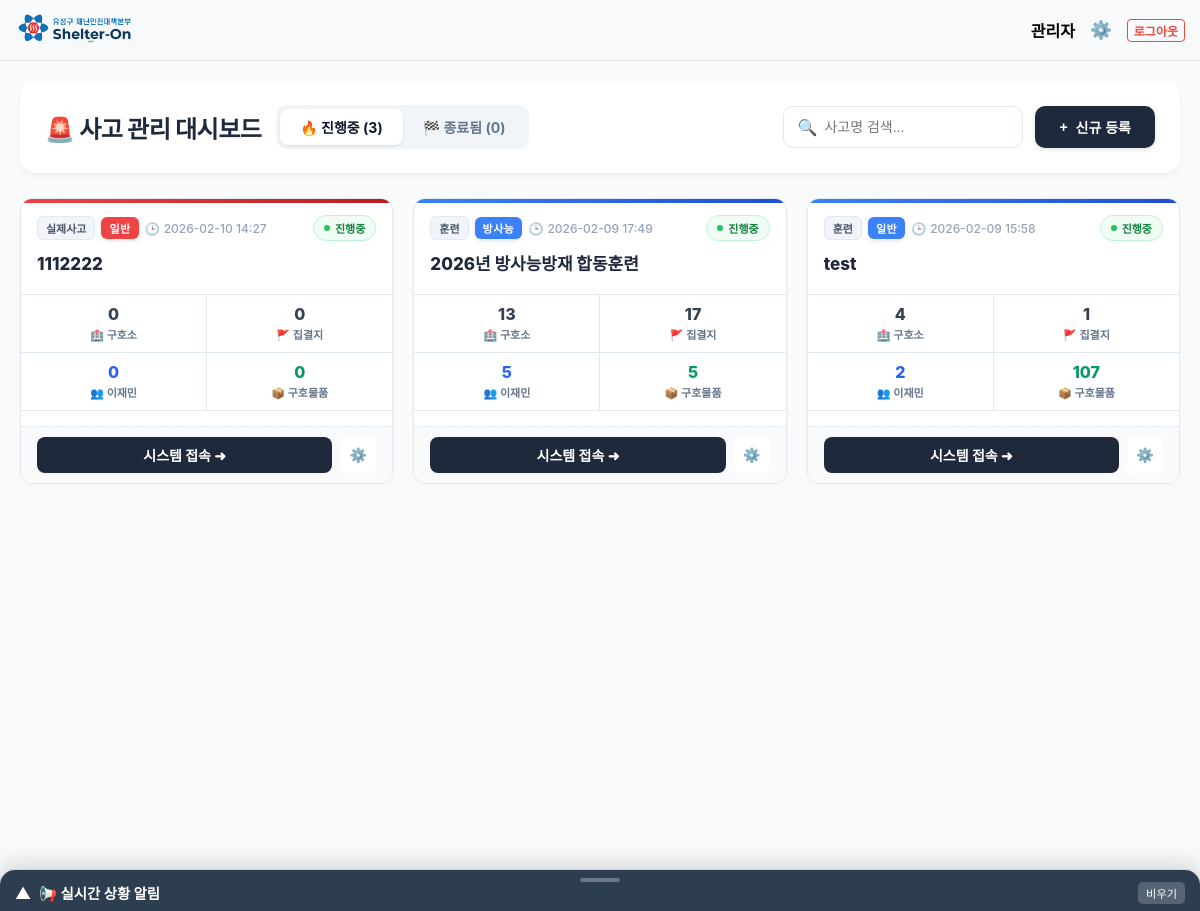
The page / (signed in) on the database its author committed.
### models.py (models this page shows, shortened)
class Incident(db.Model):
    __tablename__ = 'incidents'
    id = db.Column(db.Integer, primary_key=True)
    title = db.Column(db.String(200), nullable=False)    # 사고명
    incident_type = db.Column(db.String(50))            # 유형 (수해, 지진 등)
    incident_category = db.Column(db.String(50))        # [추가] 실제사고 / 훈련 구분
    incident_time = db.Column(db.String(50))            # 사고 발생 시간
    status = db.Column(db.String(20), default='ACTIVE') # ACTIVE, CLOSED
    created_at = db.Column(db.DateTime, default=datetime.now)
    description = db.Column(db.Text)
    shelters = db.relationship('Shelter', backref='incident', lazy=True)
    assembly_points = db.relationship('AssemblyPoint', backref='incident', lazy=True)
    residents = db.relationship('Resident', backref='incident', lazy=True)

### app.py (the view)
@app.route('/')
@login_required
def incident():
    page = request.args.get('page', 1, type=int)
    status_filter = request.args.get('status', 'ACTIVE')
    search = request.args.get('search', '')
    query = Incident.query
    if status_filter:
        query = query.filter(Incident.status == status_filter)
    if search:
        query = query.filter(Incident.title.like(f'%{search}%'))
    per_page = 8
    pagination = query.order_by(Incident.incident_time.desc(), Incident.created_at.desc())\
                      .paginate(page=page, per_page=per_page, error_out=False)
    incidents_with_stats = []
    for inc in pagination.items:
        s_count = Shelter.query.filter_by(incident_id=inc.id).count()
        a_count = AssemblyPoint.query.filter_by(incident_id=inc.id).count()
        r_count = Resident.query.filter_by(incident_id=inc.id).count()
        remaining = db.session.query(func.sum(Supply.quantity))\
            .join(Shelter).filter(Shelter.incident_id == inc.id).scalar() or 0
        distributed = db.session.query(func.sum(DistributionLog.quantity))\
            .filter(DistributionLog.incident_id == inc.id).scalar() or 0
        total_supplies = remaining + distributed
        inc.stat_shelters = s_count
        inc.stat_assemblies = a_count
        inc.stat_residents = r_count
        inc.stat_supplies = total_supplies
        incidents_with_stats.append(inc)
    count_active = Incident.query.filter_by(status='ACTIVE').count()
    count_closed = Incident.query.filter_by(status='CLOSED').count()
    return render_template('incident.html',
                           incidents=incidents_with_stats, # 통계 포함된 리스트 전달
                           pagination=pagination,
                           current_status=status_filter,
                           search=search,
                           cnt_active=count_active,
                           cnt_closed=count_closed,
                           incident_types=INCIDENT_TYPES)

### app.py (called while the page is built)
def login_required(f):
    @wraps(f)
    def decorated_function(*args, **kwargs):
        if 'logged_in' not in session:
            if request.endpoint not in ['login', 'login_resident', 'user_register', 'add_resident', 'kakao_resident_login', 'kakao_callback']:
                return redirect(url_for('login'))
        return f(*args, **kwargs)
    return decorated_function

@app.template_filter('format_number')
def format_number(value):
    try:
        return "{:,}".format(int(value))
    except (ValueError, TypeError):
        return value

### templates/incident.html (shortened to what this page needs)
{% extends "layout.html" %}
{% block content %}
<div class="dashboard-container">
    <div class="dash-header">
        <div class="header-title">
            🚨 사고 관리 대시보드
        </div>
        <div class="status-tabs">
            <a href="/?status=ACTIVE" class="status-tab {{ 'active' if current_status == 'ACTIVE' else '' }}">
                🔥 진행중 ({{ cnt_active }})
            </a>
            <a href="/?status=CLOSED" class="status-tab {{ 'active' if current_status == 'CLOSED' else '' }}">
                🏁 종료됨 ({{ cnt_closed }})
            </a>
        </div>
        <div class="action-group">
            <form action="/" method="GET" class="search-form" id="searchForm">
                <span class="search-icon-deco">🔍</span>
                <input type="text" name="search" id="searchInput" class="search-input"
                       placeholder="사고명 검색..." value="{{ search }}" autocomplete="off"
                       oninput="toggleClearBtn()">
            </form>
            {% if session.role_level <= 2 %}
            <button onclick="openModal()" class="btn-new">
                <span>+</span> <span>신규 등록</span>
            </button>
            {% endif %}
        </div>
    </div>
    <div class="card-grid">
        {% for inc in incidents %}
        <div class="incident-card">
            <div class="card-banner {{ 'banner-real' if inc.incident_category == '실제사고' else 'banner-drill' }}"></div>
            <div class="card-header-area">
                <div class="badge-wrap">
					<span class="type-badge">
                        {{ inc.incident_category }}
                    </span>
                    <span class="cat-badge {{ 'bg-real' if inc.incident_category == '실제사고' else 'bg-drill' }}">
                        {{ inc.incident_type }}
                    </span>
					<div class="card-date">
						<span>🕒</span> {{ inc.incident_time or '시간 미정' }}
					</div>
                </div>
                <div class="status-indicator {{ 'status-active' if inc.status == 'ACTIVE' else 'status-closed' }}">
                    <span class="pulse-dot {{ 'dot-active' if inc.status == 'ACTIVE' else 'dot-closed' }}"></span>
                    {{ '진행중' if inc.status == 'ACTIVE' else '종료' }}
                </div>
            </div>
            <div class="card-title-box">
                <div class="card-title">{{ inc.title }}</div>
            </div>
            <div class="stats-grid">
                <div class="stat-item">
                    <div class="stat-val">{{ inc.stat_shelters }}</div>
                    <div class="stat-label">🏥 구호소</div>
                </div>
                <div class="stat-item">
                    <div class="stat-val">{{ inc.stat_assemblies }}</div>
                    <div class="stat-label">🚩 집결지</div>
                </div>
                <div class="stat-item">
                    <div class="stat-val" style="color:#2563eb;">{{ inc.stat_residents | format_number }}</div>
                    <div class="stat-label">👥 이재민</div>
                </div>
                <div class="stat-item">
                    <div class="stat-val" style="color:#059669;">{{ inc.stat_supplies | format_number }}</div>
                    <div class="stat-label">📦 구호물품</div>
                </div>
            </div>
            <div class="card-actions">
                <a href="{{ url_for('view_map', incident_id=inc.id) }}" class="btn-main">
                    시스템 접속 ➜
                </a>
                {% if session.role_level <= 2 %}
                <div style="position:relative;">
                    <button class="btn-settings" onclick="toggleMenu(this)">⚙️</button>
                </div>
                {% endif %}
            </div>
        </div>
        {% else %}
        <div style="grid-column: 1/-1; text-align:center; padding:60px; color:#94a3b8;">
            <div style="font-size:48px; margin-bottom:15px; opacity:0.5;">📂</div>
            <div style="font-size:16px;">등록된 사고 데이터가 없습니다.</div>
        </div>
        {% endfor %}
    </div>
</div>
{% endblock %}

### static/style.css (style rules this page uses)
body { font-family: 'Pretendard', -apple-system, sans-serif; margin: 0; font-size: 16px; background-color: #f8fafc; }
.search-input, .form-input { width: 100%; padding: 12px; border: 2px solid #3498db; border-radius: 8px; box-sizing: border-box; margin-bottom: 10px; font-size: 16px; }
.card-title { font-size: 1.2rem; font-weight: 700; color: #2d3748; display: flex; align-items: center; gap: 8px; }
.card-actions { margin-top: 15px; padding-top: 15px; border-top: 1px dashed #e2e8f0; display: flex; gap: 10px; }
.card-actions button, .card-actions a { flex: 1; height: 36px; display: flex; align-items: center; justify-content: center; border-radius: 8px; font-size: 14px; font-weight: bold; text-decoration: none; border: none; cursor: pointer; box-sizing: border-box; }

### rows shown on the page
Incident: incident_category "실제사고", incident_type "일반", incident_time "2026-02-10 14:27", status "진행중", title "1112222", stat_shelters "0", stat_assemblies "0", stat_residents "0", stat_supplies "0"
Incident: incident_category "훈련", incident_type "방사능", incident_time "2026-02-09 17:49", status "진행중", title "2026년 방사능방재 합동훈련", stat_shelters "13", stat_assemblies "17", stat_residents "5", stat_supplies "5"
Incident: incident_category "훈련", incident_type "일반", incident_time "2026-02-09 15:58", status "진행중", title "test", stat_shelters "4", stat_assemblies "1", stat_residents "2", stat_supplies "107"

### other values the page prints
{{ session.user_name }} "관리자"
{{ cnt_active }} "3"
{{ cnt_closed }} "0"
